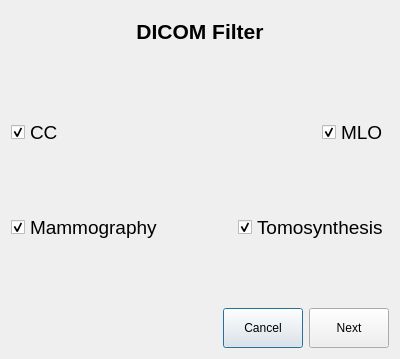
<?xml version="1.0" encoding="UTF-8"?>
<ui version="4.0">
 <class>Dialog</class>
 <widget class="QDialog" name="Dialog">
  <property name="geometry">
   <rect>
    <x>0</x>
    <y>0</y>
    <width>400</width>
    <height>359</height>
   </rect>
  </property>
  <property name="windowTitle">
   <string>Dialog</string>
  </property>
  <layout class="QVBoxLayout" name="verticalLayout">
   <item>
    <layout class="QHBoxLayout" name="horizontalLayout">
     <item>
      <spacer name="horizontalSpacer_2">
       <property name="orientation">
        <enum>Qt::Horizontal</enum>
       </property>
       <property name="sizeHint" stdset="0">
        <size>
         <width>40</width>
         <height>20</height>
        </size>
       </property>
      </spacer>
     </item>
     <item>
      <widget class="QLabel" name="label">
       <property name="sizePolicy">
        <sizepolicy hsizetype="Expanding" vsizetype="Preferred">
         <horstretch>0</horstretch>
         <verstretch>0</verstretch>
        </sizepolicy>
       </property>
       <property name="minimumSize">
        <size>
         <width>0</width>
         <height>40</height>
        </size>
       </property>
       <property name="maximumSize">
        <size>
         <width>16777215</width>
         <height>40</height>
        </size>
       </property>
       <property name="font">
        <font>
         <family>Arial</family>
         <pointsize>16</pointsize>
         <weight>75</weight>
         <bold>true</bold>
        </font>
       </property>
       <property name="text">
        <string>DICOM Filter</string>
       </property>
       <property name="alignment">
        <set>Qt::AlignCenter</set>
       </property>
      </widget>
     </item>
     <item>
      <spacer name="horizontalSpacer_3">
       <property name="orientation">
        <enum>Qt::Horizontal</enum>
       </property>
       <property name="sizeHint" stdset="0">
        <size>
         <width>40</width>
         <height>20</height>
        </size>
       </property>
      </spacer>
     </item>
    </layout>
   </item>
   <item>
    <spacer name="verticalSpacer_7">
     <property name="orientation">
      <enum>Qt::Vertical</enum>
     </property>
     <property name="sizeHint" stdset="0">
      <size>
       <width>17</width>
       <height>49</height>
      </size>
     </property>
    </spacer>
   </item>
   <item>
    <layout class="QHBoxLayout" name="horizontalLayout_2">
     <item>
      <widget class="QCheckBox" name="checkbox_cc">
       <property name="minimumSize">
        <size>
         <width>0</width>
         <height>30</height>
        </size>
       </property>
       <property name="maximumSize">
        <size>
         <width>16777215</width>
         <height>30</height>
        </size>
       </property>
       <property name="font">
        <font>
         <family>Arial</family>
         <pointsize>14</pointsize>
        </font>
       </property>
       <property name="text">
        <string>CC</string>
       </property>
       <property name="checked">
        <bool>true</bool>
       </property>
      </widget>
     </item>
     <item>
      <spacer name="horizontalSpacer_4">
       <property name="orientation">
        <enum>Qt::Horizontal</enum>
       </property>
       <property name="sizeHint" stdset="0">
        <size>
         <width>40</width>
         <height>20</height>
        </size>
       </property>
      </spacer>
     </item>
     <item>
      <widget class="QCheckBox" name="checkbox_mlo">
       <property name="minimumSize">
        <size>
         <width>0</width>
         <height>30</height>
        </size>
       </property>
       <property name="maximumSize">
        <size>
         <width>16777215</width>
         <height>30</height>
        </size>
       </property>
       <property name="font">
        <font>
         <family>Arial</family>
         <pointsize>14</pointsize>
        </font>
       </property>
       <property name="text">
        <string>MLO</string>
       </property>
       <property name="checked">
        <bool>true</bool>
       </property>
      </widget>
     </item>
    </layout>
   </item>
   <item>
    <spacer name="verticalSpacer_6">
     <property name="orientation">
      <enum>Qt::Vertical</enum>
     </property>
     <property name="sizeHint" stdset="0">
      <size>
       <width>17</width>
       <height>50</height>
      </size>
     </property>
    </spacer>
   </item>
   <item>
    <layout class="QHBoxLayout" name="horizontalLayout_4">
     <item>
      <widget class="QCheckBox" name="checkbox_mammo">
       <property name="minimumSize">
        <size>
         <width>0</width>
         <height>30</height>
        </size>
       </property>
       <property name="maximumSize">
        <size>
         <width>16777215</width>
         <height>30</height>
        </size>
       </property>
       <property name="font">
        <font>
         <family>Arial</family>
         <pointsize>14</pointsize>
        </font>
       </property>
       <property name="text">
        <string>Mammography</string>
       </property>
       <property name="checked">
        <bool>true</bool>
       </property>
      </widget>
     </item>
     <item>
      <spacer name="horizontalSpacer_5">
       <property name="orientation">
        <enum>Qt::Horizontal</enum>
       </property>
       <property name="sizeHint" stdset="0">
        <size>
         <width>40</width>
         <height>20</height>
        </size>
       </property>
      </spacer>
     </item>
     <item>
      <widget class="QCheckBox" name="checkbox_thomo">
       <property name="minimumSize">
        <size>
         <width>0</width>
         <height>30</height>
        </size>
       </property>
       <property name="maximumSize">
        <size>
         <width>16777215</width>
         <height>30</height>
        </size>
       </property>
       <property name="font">
        <font>
         <family>Arial</family>
         <pointsize>14</pointsize>
        </font>
       </property>
       <property name="text">
        <string>Tomosynthesis</string>
       </property>
       <property name="checked">
        <bool>true</bool>
       </property>
      </widget>
     </item>
    </layout>
   </item>
   <item>
    <spacer name="verticalSpacer_5">
     <property name="orientation">
      <enum>Qt::Vertical</enum>
     </property>
     <property name="sizeHint" stdset="0">
      <size>
       <width>20</width>
       <height>40</height>
      </size>
     </property>
    </spacer>
   </item>
   <item>
    <layout class="QHBoxLayout" name="horizontalLayout_3">
     <item>
      <spacer name="horizontalSpacer">
       <property name="orientation">
        <enum>Qt::Horizontal</enum>
       </property>
       <property name="sizeHint" stdset="0">
        <size>
         <width>78</width>
         <height>20</height>
        </size>
       </property>
      </spacer>
     </item>
     <item>
      <widget class="QPushButton" name="button_cancel">
       <property name="minimumSize">
        <size>
         <width>80</width>
         <height>40</height>
        </size>
       </property>
       <property name="maximumSize">
        <size>
         <width>80</width>
         <height>40</height>
        </size>
       </property>
       <property name="text">
        <string>Cancel</string>
       </property>
      </widget>
     </item>
     <item>
      <widget class="QPushButton" name="button_next">
       <property name="enabled">
        <bool>true</bool>
       </property>
       <property name="sizePolicy">
        <sizepolicy hsizetype="Fixed" vsizetype="Fixed">
         <horstretch>0</horstretch>
         <verstretch>0</verstretch>
        </sizepolicy>
       </property>
       <property name="minimumSize">
        <size>
         <width>80</width>
         <height>40</height>
        </size>
       </property>
       <property name="maximumSize">
        <size>
         <width>80</width>
         <height>40</height>
        </size>
       </property>
       <property name="text">
        <string>Next</string>
       </property>
      </widget>
     </item>
    </layout>
   </item>
  </layout>
 </widget>
 <resources/>
 <connections/>
</ui>
